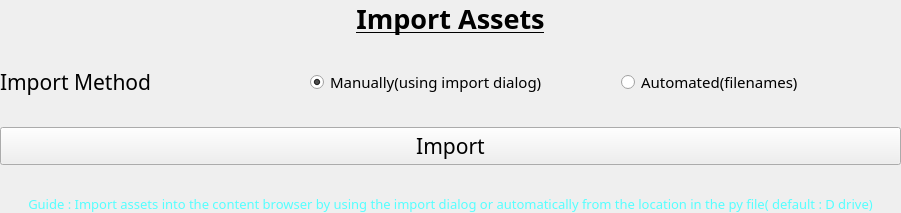
           <widget class="QWidget" name="page_10">
            <property name="geometry">
             <rect>
              <x>0</x>
              <y>0</y>
              <width>901</width>
              <height>203</height>
             </rect>
            </property>
            <property name="sizePolicy">
             <sizepolicy hsizetype="Preferred" vsizetype="Fixed">
              <horstretch>0</horstretch>
              <verstretch>0</verstretch>
             </sizepolicy>
            </property>
            <attribute name="icon">
             <iconset theme="0">
              <normaloff>.</normaloff>.</iconset>
            </attribute>
            <attribute name="label">
             <string>Import Multiple Assets</string>
            </attribute>
            <layout class="QVBoxLayout" name="verticalLayout_13">
             <property name="leftMargin">
              <number>0</number>
             </property>
             <property name="topMargin">
              <number>0</number>
             </property>
             <property name="rightMargin">
              <number>0</number>
             </property>
             <property name="bottomMargin">
              <number>0</number>
             </property>
             <item>
              <layout class="QVBoxLayout" name="verticalLayout_54">
               <property name="spacing">
                <number>30</number>
               </property>
               <item>
                <layout class="QVBoxLayout" name="verticalLayout_55">
                 <item>
                  <widget class="QLabel" name="label_64">
                   <property name="enabled">
                    <bool>true</bool>
                   </property>
                   <property name="sizePolicy">
                    <sizepolicy hsizetype="Preferred" vsizetype="Preferred">
                     <horstretch>0</horstretch>
                     <verstretch>0</verstretch>
                    </sizepolicy>
                   </property>
                   <property name="font">
                    <font>
                     <family>Century Gothic</family>
                     <pointsize>20</pointsize>
                     <bold>true</bold>
                     <underline>true</underline>
                    </font>
                   </property>
                   <property name="autoFillBackground">
                    <bool>false</bool>
                   </property>
                   <property name="text">
                    <string>Import Assets</string>
                   </property>
                   <property name="alignment">
                    <set>Qt::AlignCenter</set>
                   </property>
                   <property name="wordWrap">
                    <bool>false</bool>
                   </property>
                  </widget>
                 </item>
                </layout>
               </item>
               <item>
                <layout class="QHBoxLayout" name="replace_layotu_12">
                 <property name="sizeConstraint">
                  <enum>QLayout::SetDefaultConstraint</enum>
                 </property>
                 <property name="rightMargin">
                  <number>0</number>
                 </property>
                 <item>
                  <widget class="QLabel" name="label_65">
                   <property name="enabled">
                    <bool>true</bool>
                   </property>
                   <property name="font">
                    <font>
                     <family>Century Gothic</family>
                     <pointsize>16</pointsize>
                     <bold>false</bold>
                    </font>
                   </property>
                   <property name="autoFillBackground">
                    <bool>false</bool>
                   </property>
                   <property name="text">
                    <string>Import Method</string>
                   </property>
                   <property name="alignment">
                    <set>Qt::AlignLeading|Qt::AlignLeft|Qt::AlignVCenter</set>
                   </property>
                   <property name="wordWrap">
                    <bool>false</bool>
                   </property>
                  </widget>
                 </item>
                 <item>
                  <widget class="QRadioButton" name="rb_manualimport">
                   <property name="font">
                    <font>
                     <family>Century Gothic</family>
                     <pointsize>11</pointsize>
                    </font>
                   </property>
                   <property name="text">
                    <string>Manually(using import dialog)</string>
                   </property>
                   <property name="checked">
                    <bool>true</bool>
                   </property>
                  </widget>
                 </item>
                 <item>
                  <widget class="QRadioButton" name="rb_autoimport">
                   <property name="font">
                    <font>
                     <family>Century Gothic</family>
                     <pointsize>11</pointsize>
                    </font>
                   </property>
                   <property name="text">
                    <string>Automated(filenames)</string>
                   </property>
                   <property name="checked">
                    <bool>false</bool>
                   </property>
                  </widget>
                 </item>
                </layout>
               </item>
               <item>
                <widget class="QPushButton" name="btn_import">
                 <property name="sizePolicy">
                  <sizepolicy hsizetype="Minimum" vsizetype="Fixed">
                   <horstretch>0</horstretch>
                   <verstretch>0</verstretch>
                  </sizepolicy>
                 </property>
                 <property name="font">
                  <font>
                   <family>Century Gothic</family>
                   <pointsize>16</pointsize>
                  </font>
                 </property>
                 <property name="styleSheet">
                  <string notr="true"/>
                 </property>
                 <property name="text">
                  <string>Import</string>
                 </property>
                </widget>
               </item>
               <item>
                <widget class="QLabel" name="label_66">
                 <property name="font">
                  <font>
                   <family>Century Gothic</family>
                   <pointsize>10</pointsize>
                  </font>
                 </property>
                 <property name="styleSheet">
                  <string notr="true">color: rgb(85, 255, 255);
</string>
                 </property>
                 <property name="text">
                  <string>Guide : Import assets into the content browser by using the import dialog or automatically from the location in the py file( default : D drive)</string>
                 </property>
                 <property name="alignment">
                  <set>Qt::AlignCenter</set>
                 </property>
                </widget>
               </item>
              </layout>
             </item>
            </layout>
           </widget>
